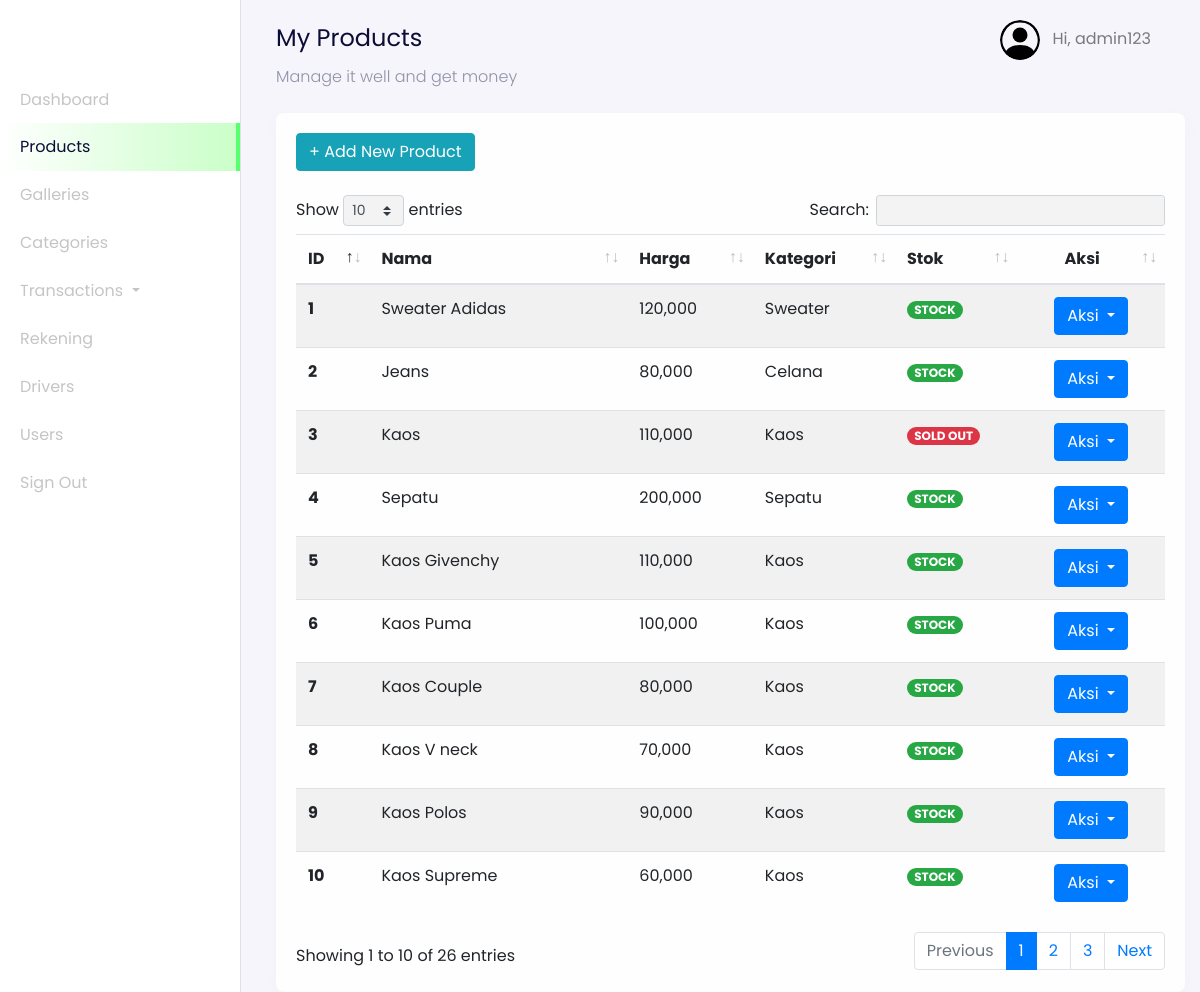
The page /admin?page=products (signed in) on the database its author committed.
### tables this page shows
CREATE TABLE `users` (
  `id_user` int(11) NOT NULL AUTO_INCREMENT,
  `name` varchar(255) NOT NULL,
  `email` varchar(255) NOT NULL,
  `password` varchar(255) NOT NULL,
  `address` text DEFAULT NULL,
  `phone_number` varchar(255) NOT NULL,
  `postal_code` varchar(191) NOT NULL,
  `roles` varchar(255) NOT NULL,
  PRIMARY KEY (`id_user`),
  UNIQUE KEY `email` (`email`)
);

CREATE TABLE `products` (
  `id_product` int(11) NOT NULL AUTO_INCREMENT,
  `product_name` varchar(255) NOT NULL,
  `unit` int(11) NOT NULL,
  `price` varchar(255) NOT NULL,
  `descriptions` text NOT NULL,
  `category_id` int(11) NOT NULL,
  `stock` varchar(255) NOT NULL,
  PRIMARY KEY (`id_product`)
);

CREATE TABLE `categories` (
  `id` int(11) NOT NULL AUTO_INCREMENT,
  `category_name` varchar(255) NOT NULL,
  `slug` varchar(255) NOT NULL,
  PRIMARY KEY (`id`)
);

### config/config.php (called while the page is built, shortened)
<?php
$host = 'localhost';
$user = 'root';
$password = '';
$dbname = 'ortosec';
$conn = mysqli_connect($host, $user, $password, $dbname);
function query($query)
{
    global $conn;
    $result = mysqli_query($conn, $query);
    $rows = [];
    while ($row = mysqli_fetch_assoc($result)) {
        $rows[] = $row;
    }
    return $rows;
}
?>

### admin/dashboard-products.php (the view, shortened to what this page needs)
<nav
  class="navbar navbar-expand-lg navbar-light navbar-store fixed-top"
  data-aos="fade-down"
>
  <div class="container-fluid">
    <div class="collpase navbar-collapse" id="navbarResponsive">
      <ul class="navbar-nav d-none d-lg-flex ml-auto">
        <li class="nav-item dropdown">
          <a
            href="#"
            class="nav-link"
            id="navbarDropdown"
            role="button"
            data-toggle="dropdown"
          >
          <img
              src="../assets/images/person-circle.svg"
              alt="profile"
              height="40px"
              class="rounded-circle mr-2 profile-picture"
            />
            <?php
              $id_user = $_SESSION['user'];
              $user = query("SELECT * FROM users WHERE id_user = $id_user")[0];
            ?>
            Hi, <?= $user["name"]; ?>
          </a>
        </li>
      </ul>
    </div>
  </div>
</nav>
<div class="section-content section-dashboard-home" data-aos="fade-up">
  <div class="container-fluid">
    <div class="dashboard-heading">
      <h2 class="dashboard-title">My Products</h2>
      <p class="dashboard-subtitle">Manage it well and get money</p>
    </div>
    <div class="dashboard-content">
      <div class="row mt-4">
        <div class="col-12">
          <div class="card">
            <div class="card-body">
              <div class="row mb-4">
                <div class="col-12">
                <a href="?page=products-create" class="btn btn-info">
                  + Add New Product
                </a>
                </div>
              </div>
              <div class="row">
                <div class="col-12">
                  <div class="table-responsive">
                    <table class="table table-striped table-hover" id="table">
                      <thead>
                        <tr>
                          <th scope="col">ID</th>
                          <th scope="col">Nama</th>
                          <th scope="col">Harga</th>
                          <th scope="col">Kategori</th>
                          <th scope="col">Stok</th>
                          <th scope="col" class="text-center">Aksi</th>
                        </tr>
                      </thead>
                      <tbody>
                        <?php
                          $no = 1;
                          $query = "SELECT * FROM products INNER JOIN categories ON products.category_id = categories.id";
                          $products = query($query);
                        ?>
                        <?php foreach ($products as $product) : ?>
                          <tr>
                            <th scope="row"><?= $no; ?></th>
                            <td><?= $product["product_name"]; ?></td>
                            <td><?= number_format($product["price"]); ?></td>
                            <td><?= $product["category_name"]; ?></td>
                            <td>
                              <?php if ($product["stock"] <= 0) : ?>
                                <span class="badge badge-pill badge-danger">SOLD OUT</span>
                              <?php else: ?>
                                <span class="badge badge-pill badge-success">STOCK</span>
                              <?php endif; ?>
                            </td>
                            <td style="width: 17%; text-align: center;">
                              <div class="dropdown">
                                <button class="btn btn-primary dropdown-toggle" type="button" id="dropdownMenuButton" data-toggle="dropdown" aria-haspopup="true" aria-expanded="false">
                                  Aksi
                                </button>
                              </div>
                            </td>
                          </tr>
                          <?php $no++ ?>
                        <?php endforeach;?>
                      </tbody>
                    </table>
                  </div>
                </div>
              </div>
            </div>
          </div>
        </div>
      </div>
    </div>
  </div>
</div>

### rows shown on the page
users: name "admin123"
products: product_name "Sweater Adidas", price "120,000", category.category_name "Sweater", stock "STOCK"
products: product_name "Jeans", price "80,000", category.category_name "Celana", stock "STOCK"
products: product_name "Kaos", price "110,000", category.category_name "Kaos", stock "SOLD OUT"
products: product_name "Sepatu", price "200,000", category.category_name "Sepatu", stock "STOCK"
products: product_name "Kaos Givenchy", price "110,000", category.category_name "Kaos", stock "STOCK"
products: product_name "Kaos Puma", price "100,000", category.category_name "Kaos", stock "STOCK"
products: product_name "Kaos Couple", price "80,000", category.category_name "Kaos", stock "STOCK"
products: product_name "Kaos V neck", price "70,000", category.category_name "Kaos", stock "STOCK"
products: product_name "Kaos Polos", price "90,000", category.category_name "Kaos", stock "STOCK"
products: product_name "Kaos Supreme", price "60,000", category.category_name "Kaos", stock "STOCK"
